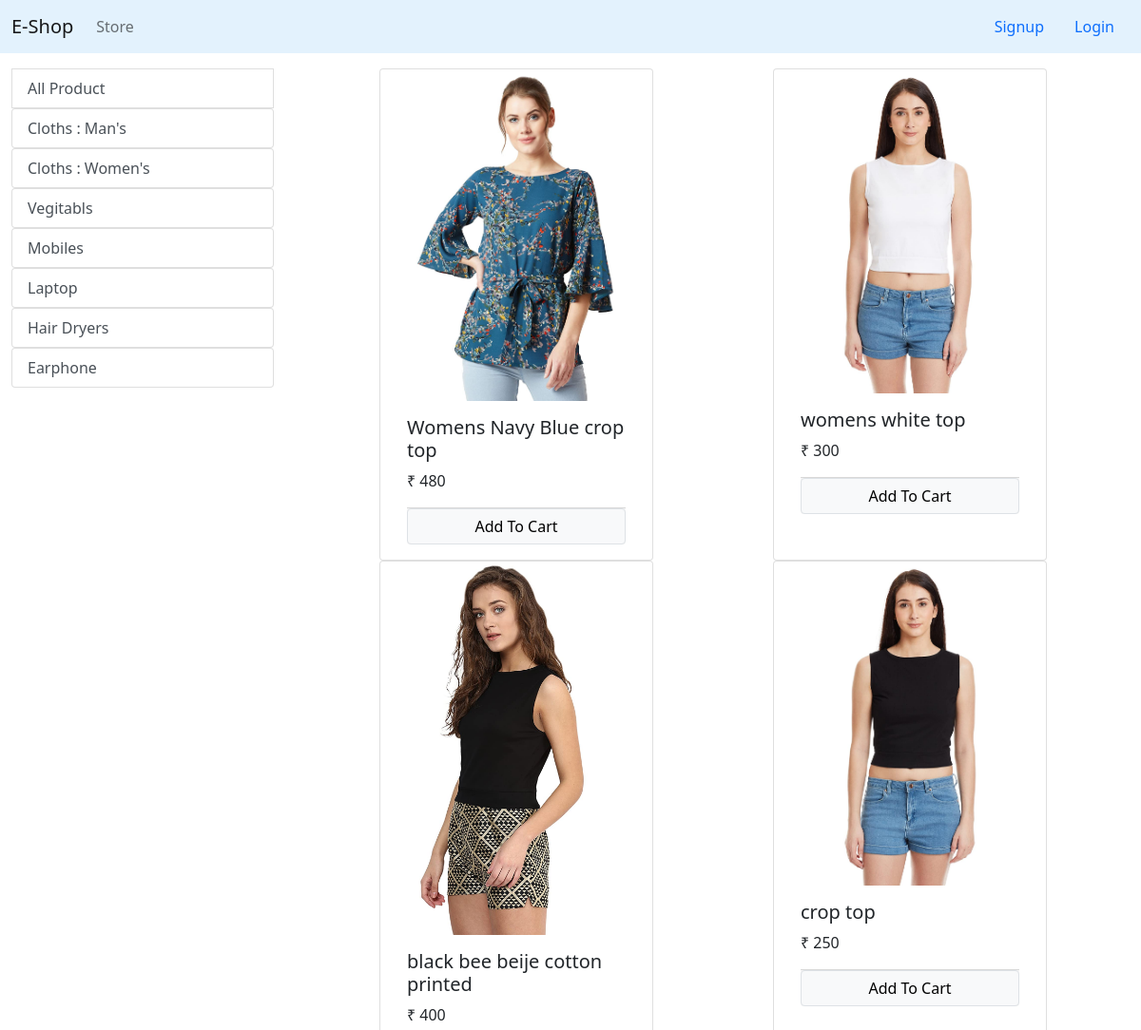
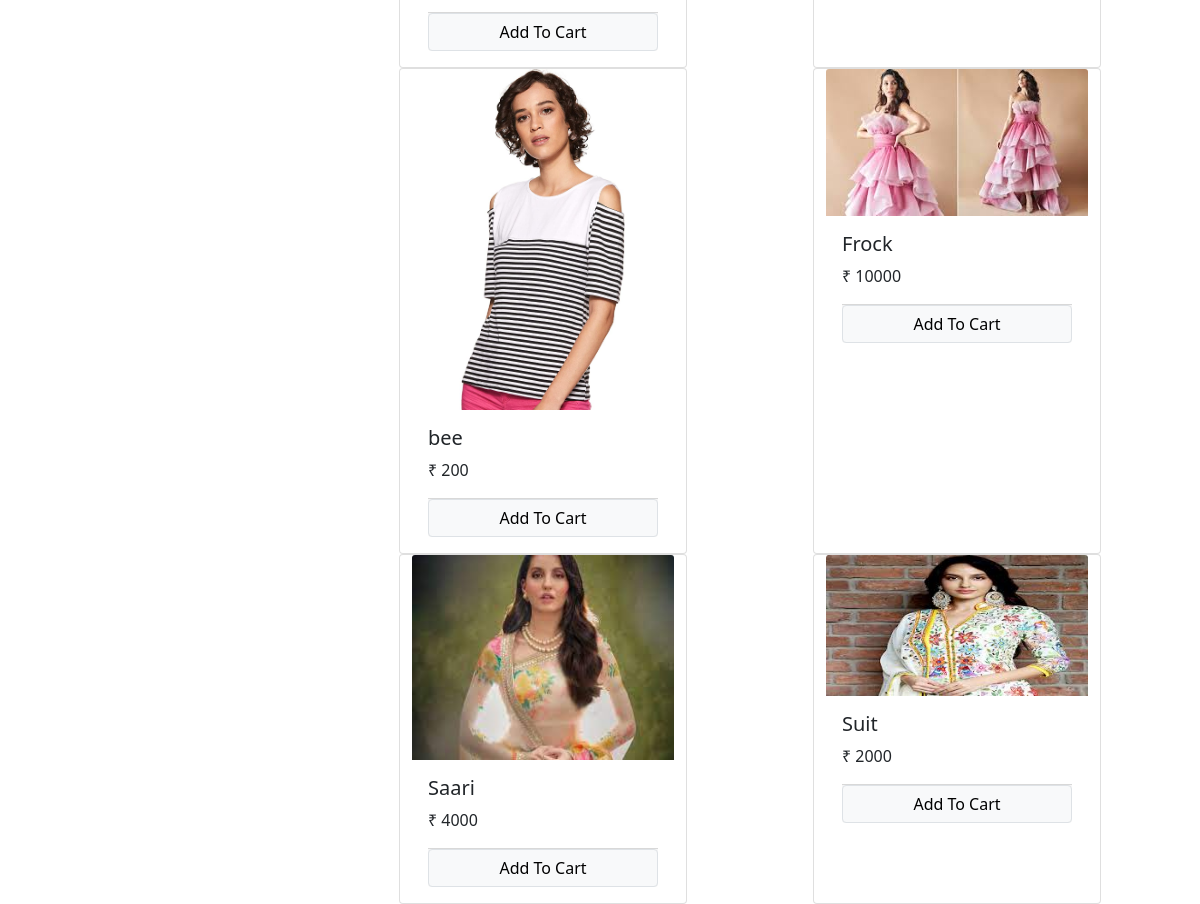
The page /?categary=2 on the database its author committed (2 pictures, top to bottom).
### store/models.py (models this page shows, shortened)
class Categary(models.Model):
    name = models.CharField(max_length=50)
    @staticmethod
    def get_all_categary():
        return Categary.objects.all()

class Products(models.Model):
    name= models.CharField(max_length=50)
    price= models.IntegerField(default=0)
    categary= models.ForeignKey(Categary,on_delete=models.CASCADE ,default=1)
    description= models.TextField()
    image=models.ImageField(upload_to='products')
    @staticmethod
    def get_all_product_by_catery_id(Categary_id):
        if Categary_id:
            return Products.objects.filter(categary=Categary_id)
        else:
            return Products.get_all_product()

### store/views.py (the view, shortened to what this page needs)
# urls.py: path('', Index.as_view(), name='Home'),
class Index(View):
    def get(self,request):
        cart=request.session.get('cart')
        if not cart:
            request.session['cart']={}
        product = None
        categaries = Categary.get_all_categary()
        CategaryId = request.GET.get('categary')
        if CategaryId:
            product = Products.get_all_product_by_catery_id(CategaryId)
        else:
            product = Products.get_all_product();
        data = {}
        data['product'] = product
        data['categaries'] = categaries
        return render(request, 'Home.html', data)

### store/templatetags/cart.py (called while the page is built)
@register.filter(name='is_in_cart')
def is_in_cart(product,cart):
    keys =cart.keys()
    for id in keys:
        if int(id)==product.id:
            return True
    return False

### store/templatetags/custom_filter.py (called while the page is built)
@register.filter(name='currency')
def currency(number):
    return "₹ "+str(number)

### templates/Home.html (shortened to what this page needs)
{% extends 'base.html' %}
{% block content %}
{% load cart %}
{% load custom_filter %}
<div class="container-fluid mt-3">
    <div class="row">
        <div class="col-3">
            <a href="/" class="list-group-item list-group-item-action ">All Product</a>
        {% for j in categaries %}
            <div class="list-group">
                <a href="/?categary={{j.id}}" class="list-group-item list-group-item-action ">{{j.name}}</a>
            </div>
        {% endfor %}
        </div>
        <div class="col-9">
            <div class="container-fluid">
                <div class="row mx-auto mb-6">
                    {% for product in product %}
                       <div class="card mx-auto" id="{{product.id}}" style="width: 18rem;">
                          <img src="{{ product.image.url }}" class="card-img-top" alt="...">
                            <div class="card-body">
                                 <h5 class="card-title">{{ product.name}}</h5>
                                      <p class="card-text">{{ product.price|currency }}</p>
                        <div class="card-footer p-0 m-0 no-gutters">
                            {% if product|is_in_cart:request.session.cart %}
                            <div class="row">
                                <form action="/#{{product.id}}" method="POST" class="col-2 btn btn-light ">
                                        {% csrf_token %}
                                        <input hidden type="text" name='product' value='{{product.id}}'>
                                        <input hidden type="text" name="remove" value="{{product.id}}">
                                        <input type="submit" value="-" class="col-2  btn btn-light ">
                                </form>
                                         <div class="text-center col-6 ">{{product|cart_quantity:request.session.cart}}  item in Cart</div>
                                <form action="/#{{product.id}}" method="POST"  class="col-2 btn btn-light ">
                                        {% csrf_token %}
                                        <input hidden type="text" name="product" value="{{product.id}}">
                                        <input type="submit" value="+" class="col-2 btn btn-light">
                                </form>
                            </div>
                                {% else %}
                                <form action="/#{{product.id}}" method="POST" class="btn-block">
                                        <input type="submit"  value="Add To Cart" class="float-right btn btn-block btn-light border form-control no-gutters ">
                                </form>
                                {% endif %}
                        </div>
                             </div>
                        </div>
                    {% endfor %}
                </div>
            </div>
        </div>
    </div>
</div>
{% endblock %}

### rows shown on the page
Categary: name "Cloths : Man's"
Categary: name "Cloths : Women's"
Categary: name "Vegitabls"
Categary: name "Mobiles"
Categary: name "Laptop"
Categary: name "Hair Dryers"
Categary: name "Earphone"
Products: image (picture), name "Womens Navy Blue crop top", price "₹ 480"
Products: image (picture), name "womens white top", price "₹ 300"
Products: image (picture), name "black bee beije cotton printed", price "₹ 400"
Products: image (picture), name "crop top", price "₹ 250"
Products: image (picture), name "bee", price "₹ 200"
Products: image (picture), name "Frock", price "₹ 10000"
Products: image (picture), name "Saari", price "₹ 4000"
Products: {{ product.id }} 18 (drawn), image (picture), name "Suit", price "₹ 2000"
